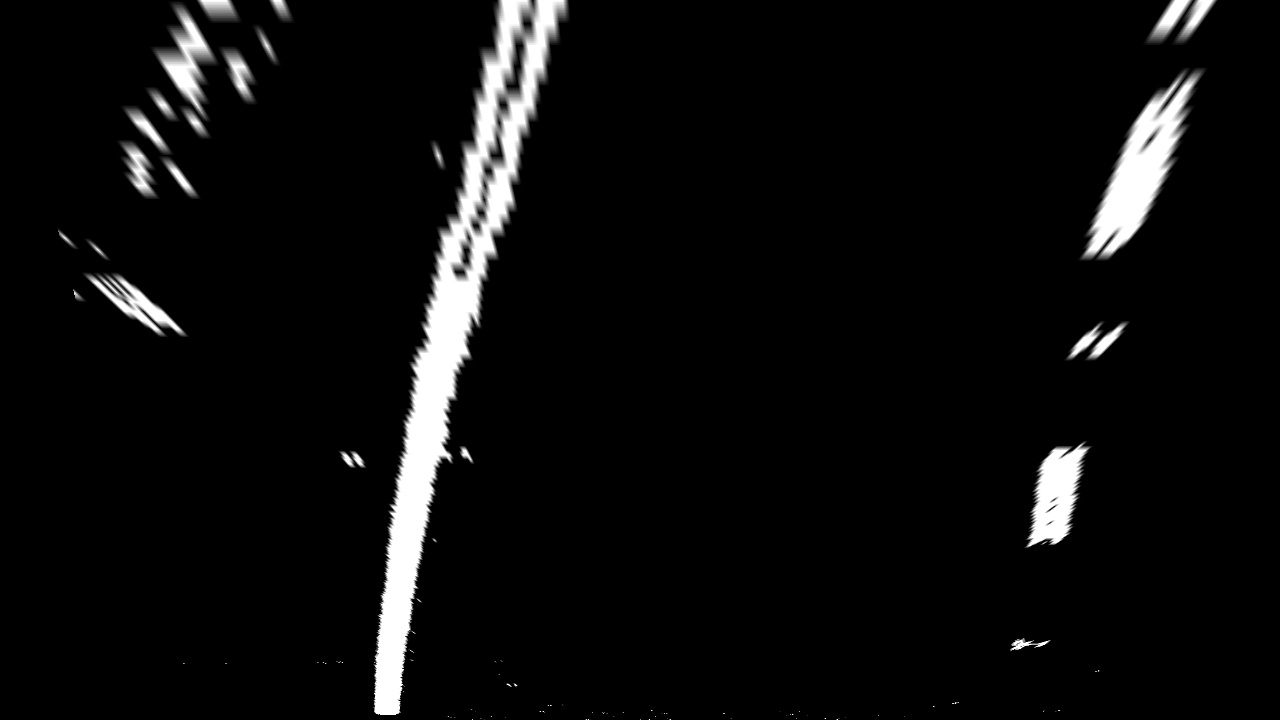
#> input picture troublesome_image.jpg, 1280 x 720 px
$ python -i process_image.py   (imports and definitions only)   (older library calls are emulated)
#> lines starting #> are read from the running program, lines starting #| are printed output that depends on the picture; after the words box and inside, x2 and y2 are one past the last pixel; in counts of white or black regions, pixels touching at a corner belong together
#> further down, picture is the input picture: shape (720, 1280, 3); min 0, max 255, mean 13.3
from __future__ import print_function

import numpy as np
import cv2
import glob
import matplotlib.pyplot as plt
import pickle
# %matplotlib inline


# image distortion correction and
# returns the undistorted image
def cal_undistort(img, mtx, dist):
    undist = cv2.undistort(img, mtx, dist, None, mtx)
    return undist

# [6 lines left out: function subplot, not called in this run]


def abs_sobel_thresh(img, sobel_kernel=3, orient='x', thresh=(0, 255)):
#> called with sobel_kernel = 3, orient = 'x', thresh = (20, 255)
    gray = cv2.cvtColor(img, cv2.COLOR_RGB2GRAY)
    if orient == 'x':
        sobel = cv2.Sobel(gray, cv2.CV_64F, 1, 0, ksize=sobel_kernel)
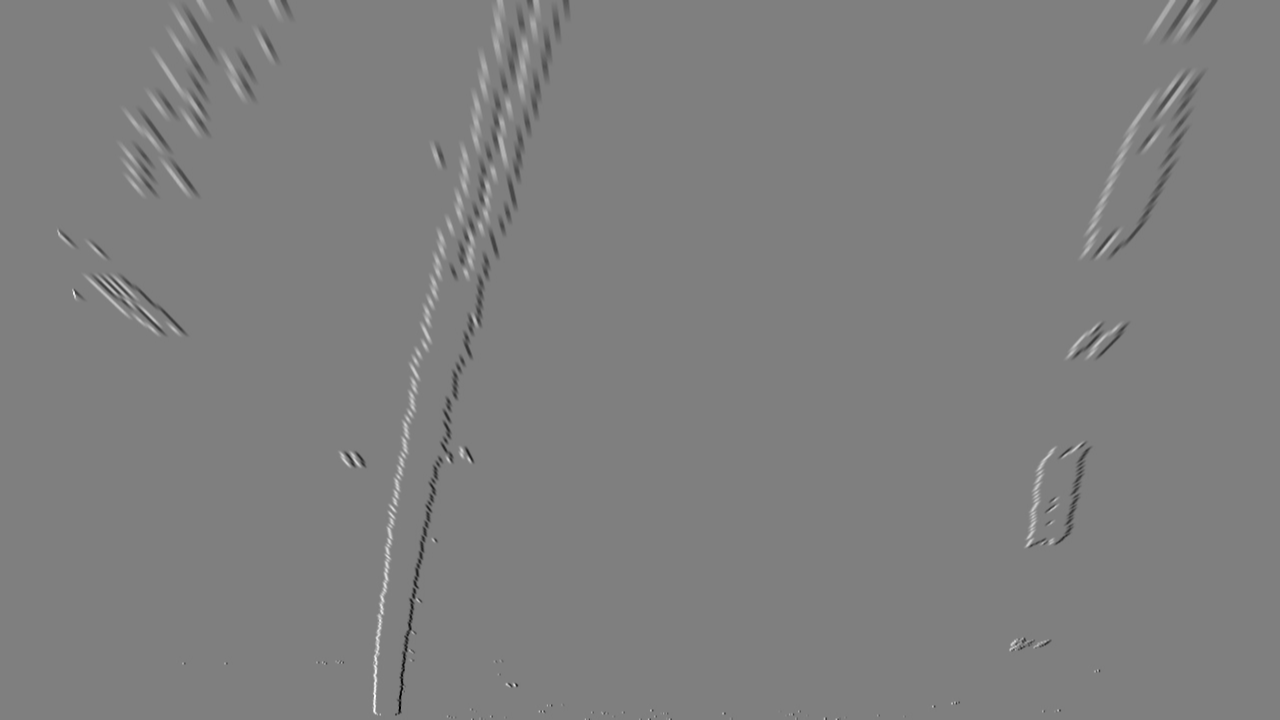
#> sobel: shape (720, 1280) float64; min -1009, max 1012, mean 0; drawn with min black and max white
    else:
        sobel = cv2.Sobel(gray, cv2.CV_64F, 0, 1, ksize=sobel_kernel)
    abs_sobel = np.absolute(sobel)
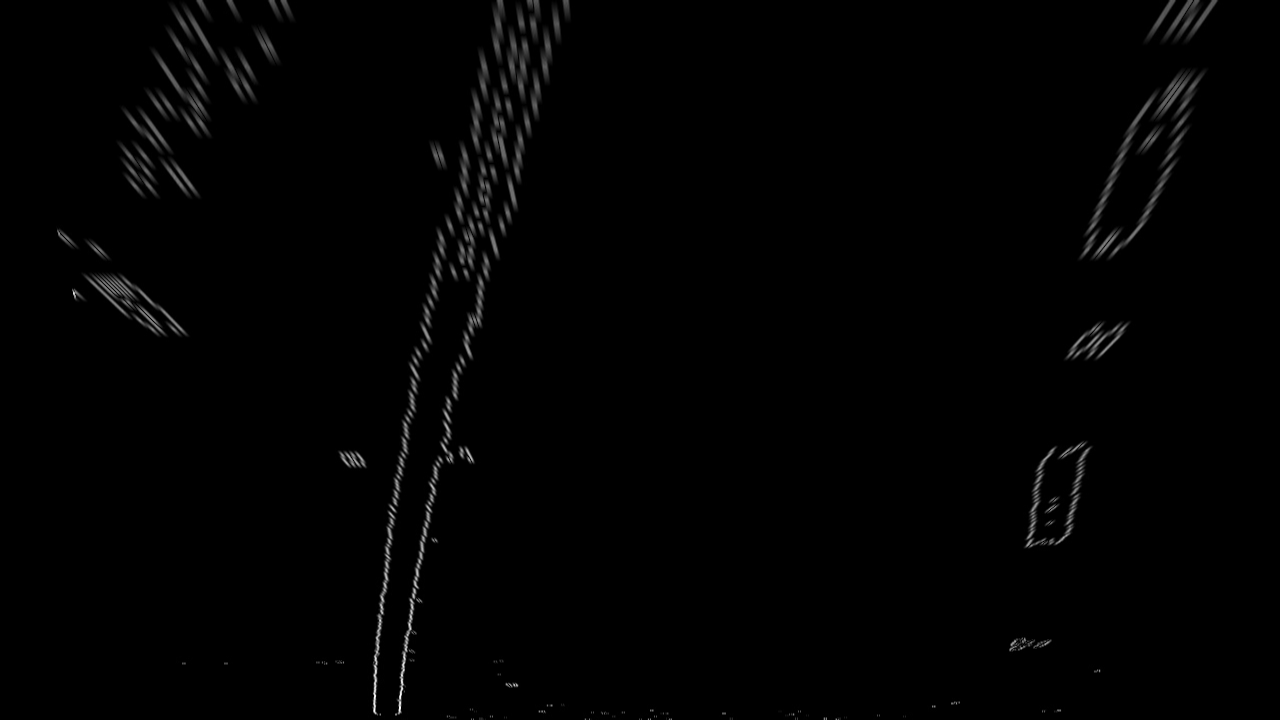
#> abs_sobel: shape (720, 1280) float64; min 0, max 1012, mean 9; drawn with min black and max white
    scaled_sobel = np.uint8(255 * abs_sobel / np.max(abs_sobel))
    sxbinary = np.zeros_like(scaled_sobel)
    sxbinary[(scaled_sobel >= thresh[0]) & (scaled_sobel <= thresh[1])] = 1
    return sxbinary


# [33 lines left out: functions mag_thresh, dir_threshold, not called in this run]


def hls_select(img, channel='S', thresh=(90, 255)):
    # 1) Convert to HLS color space
    # 2) Apply a threshold to the S channel
    # 3) Return a binary image of threshold result
    hls = cv2.cvtColor(img, cv2.COLOR_RGB2HLS)
    if channel == 'S':
        X = hls[:, :, 2]
    elif channel == 'H':
        X = hls[:, :, 0]
    elif channel == 'L':
        X = hls[:, :, 1]
    else:
        print('illegal channel !!!')
        return
    binary_output = np.zeros_like(X)
    binary_output[(X > thresh[0]) & (X <= thresh[1])] = 1
    return binary_output


# [5 lines left out: function r_select, not called in this run]

def combine_filters(img):
    gradx = abs_sobel_thresh(img, orient='x', sobel_kernel=3, thresh=(20, 255))
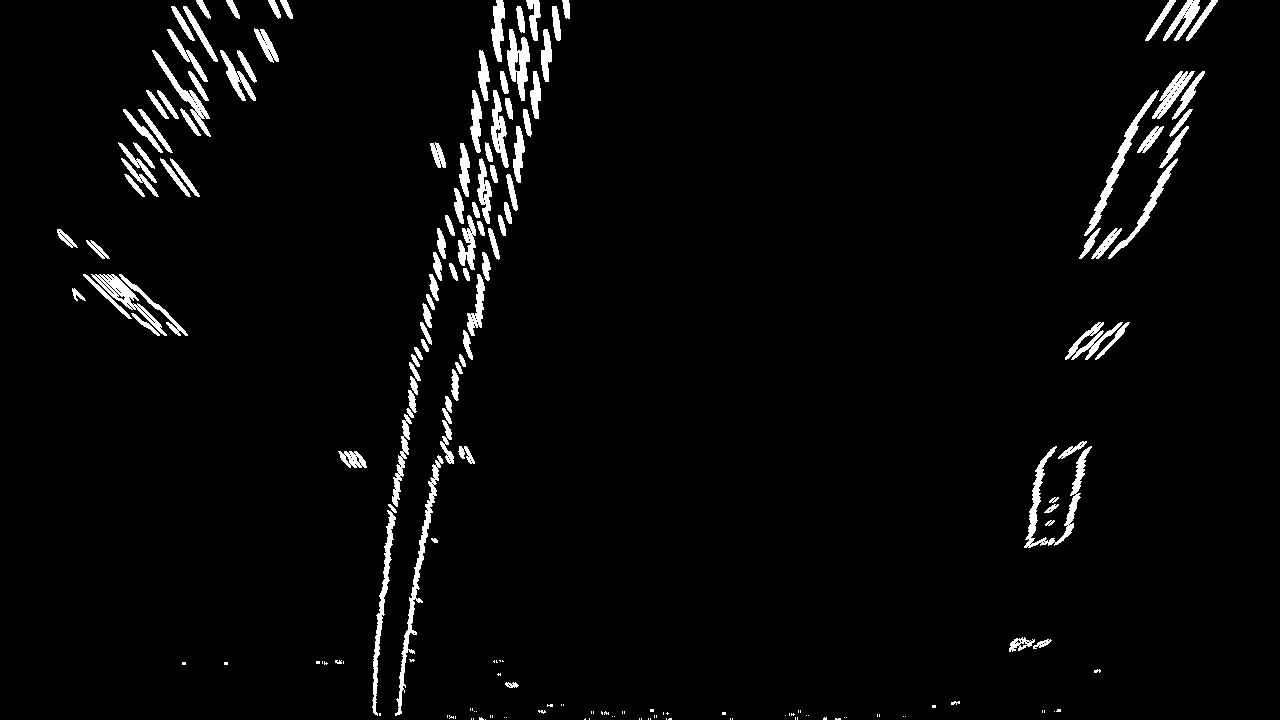
#> gradx: shape (720, 1280); values 0 (black) and 1 (white), 3.3% white; 193 white regions (79 under 20 px), largest, box (x1, y1, x2, y2) and area: (1024, 446, 1092, 548) 1432, (395, 455, 444, 716) 1395, (1084, 90, 1159, 236) 1115
    l_binary = hls_select(img, channel='L', thresh=(40, 255))
#> in hls_select, `hls = cv2.cvtColor(img, cv2.COLOR_RGB2HLS)`: hls: shape (720, 1280, 3); mean of channels 0, 1, 2 0, 13.3, 0
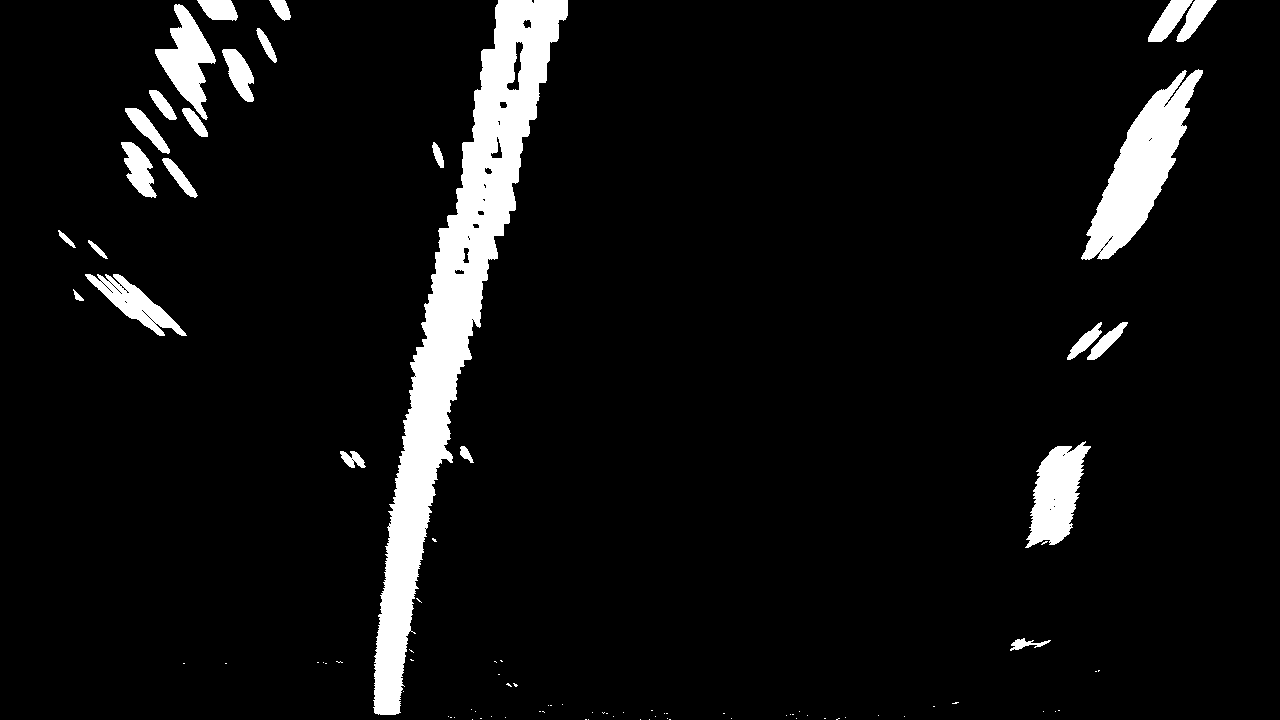
#> l_binary: shape (720, 1280); values 0 (black) and 1 (white), 6.6% white; 91 white regions (66 under 20 px), largest, box (x1, y1, x2, y2) and area: (373, 0, 568, 715) 33606, (1081, 69, 1203, 260) 8790, (1025, 441, 1091, 548) 3962
    s_binary = hls_select(img, channel='S', thresh=(120, 255))
#> in hls_select (call 2), `X = hls[:, :, 2]`: X: shape (720, 1280); every value is 0
    combined_lsx = np.zeros_like(gradx)
    combined_lsx[((l_binary == 1) & (s_binary == 1) |(gradx == 1))] = 1
    return combined_lsx

# [127 lines left out: functions perspective_transform, find_line_fit, get_fit_xy, getCurveRadius, getCarPositionOffCenter, project_back, not called in this run]


# [4 lines not run here, left out]

'''
the image should be RGB
'''
# [26 lines left out: function process_image, not called in this run]


import os

# [1 line that did not run here, left out]
fig = plt.figure(figsize=(16, 36))
# [8 lines not run here, left out]

>>> import cv2
>>> picture = cv2.cvtColor(cv2.imread('troublesome_image.jpg'), cv2.COLOR_BGR2RGB)
>>> result = combine_filters(picture)
